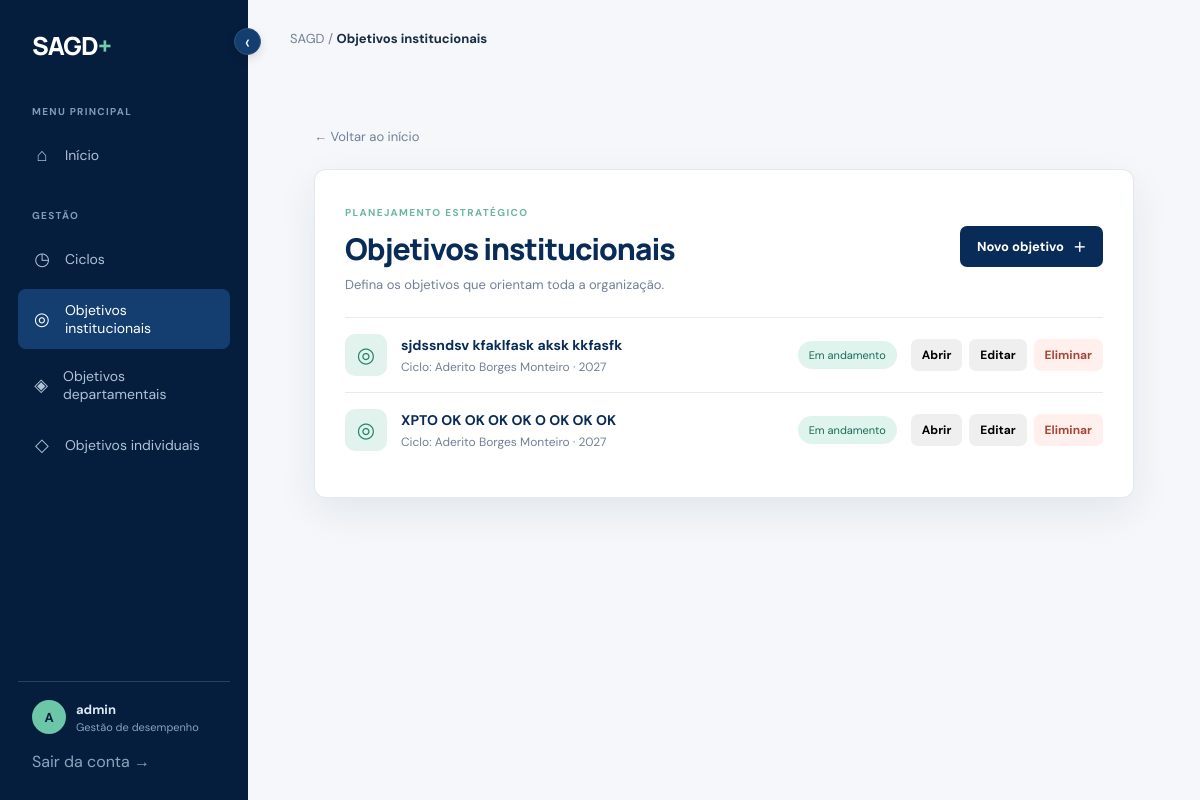
/planejamento/objetivos-institucionais/ (signed in), run on the app's committed database.
### core/models.py (models this page shows, shortened)
class InstitutionalObjective(models.Model):
    STATUS_CHOICES = [('draft', 'Rascunho'), ('active', 'Em andamento'), ('completed', 'Concluído')]
    cycle = models.ForeignKey(Cycle, on_delete=models.CASCADE, related_name='institutional_objectives')
    description = models.CharField('descrição', max_length=200)
    status = models.CharField('status', max_length=15, choices=STATUS_CHOICES, default='draft')
    date_created = models.DateTimeField('data de criação', auto_now_add=True)
    date_update = models.DateTimeField('data de atualização', auto_now=True)
    class Meta:
        ordering = ['-date_created']
        verbose_name = 'objetivo institucional'
        verbose_name_plural = 'objetivos institucionais'
    @property
    def automatic_status(self):
        return 'completed' if self.cycle.automatic_status == 'closed' else 'active'
    @property
    def automatic_status_display(self):
        return dict(self.STATUS_CHOICES)[self.automatic_status]

class Cycle(models.Model):
    STATUS_CHOICES = [('active', 'Em andamento'), ('closed', 'Encerrado'), ('planned', 'Planejado')]
    name = models.CharField('nome', max_length=120)
    year = models.PositiveIntegerField('ano')
    start_date = models.DateField('início')
    end_date = models.DateField('fim')
    status = models.CharField('status', max_length=20, choices=STATUS_CHOICES, default='active')
    class Meta:
        ordering = ['-year', '-start_date']
        verbose_name = 'ciclo'
        verbose_name_plural = 'ciclos'
    @property
    def automatic_status(self):
        today = timezone.localdate()
        if today < self.start_date:
            return 'planned'
        if today <= self.end_date:
            return 'active'
        return 'closed'
    @property
    def automatic_status_display(self):
        return dict(self.STATUS_CHOICES)[self.automatic_status]

### core/views.py (the view, shortened to what this page needs)
# urls.py: path('planejamento/objetivos-institucionais/', views.planejamento_objetivo_institucional_menu, name='planejamento_objetivo_institucional_menu'),
@login_required
def planejamento_objetivo_institucional_menu(request):
    cycles = list(Cycle.objects.all().order_by('-start_date', '-year'))
    current_cycle = next((cycle for cycle in cycles if cycle.automatic_status == 'active'), None)
    if current_cycle:
        cycles.remove(current_cycle)
        cycles.insert(0, current_cycle)
    objetivos = InstitutionalObjective.objects.select_related('cycle').order_by('-date_created')
    return render(request, 'objetivo_institucional/novo.html', {
        'objetivos': objetivos,
        'cycles': cycles,
        'current_cycle': current_cycle,
    })

### templates/objetivo_institucional/novo.html (shortened to what this page needs)
{% extends 'base.html' %}
{% block body %}
<div class="app-shell planning-objective-page">
  <aside class="sidebar">
    <div class="logo">SAGD<span>+</span></div>
    <button class="sidebar-toggle" type="button" data-sidebar-toggle aria-label="Comprimir menu" aria-expanded="true"><span>‹</span></button>
    <div class="nav-label">Menu principal</div>
    <a class="nav-link" href="{% url 'menu_home' %}" data-spa-link><span class="nav-icon">⌂</span><span>Início</span></a>
    <div class="nav-label" style="margin-top:27px">Gestão</div>
    <a class="nav-link" href="{% url 'planejamento_ciclo_create' %}" data-spa-link><span class="nav-icon">◷</span><span>Ciclos</span></a>
    <a class="nav-link active" href="{% url 'planejamento_objetivo_institucional_menu' %}" data-spa-link><span class="nav-icon">◎</span><span>Objetivos institucionais</span></a>
    <a class="nav-link" href="{% url 'planejamento_objetivo_departamental_menu' %}" data-spa-link><span class="nav-icon">◈</span><span>Objetivos departamentais</span></a>
    <a class="nav-link" href="{% url 'planejamento_objetivo_individual_menu' %}" data-spa-link><span class="nav-icon">◇</span><span>Objetivos individuais</span></a>
    <div class="sidebar-footer">
      <div class="user-line"><div class="avatar">{{ user.username|first|upper }}</div><div><strong>{{ user.get_full_name|default:user.username }}</strong><div class="user-role">Gestão de desempenho</div></div></div>
      <form class="logout-form" method="post" action="{% url 'logout' %}">{% csrf_token %}<button class="logout" type="submit">Sair da conta →</button></form>
    </div>
  </aside>
  <div id="spa-content">
    <main class="main">
      <div class="topbar"><div class="breadcrumb">SAGD <span>/</span> <strong>Objetivos institucionais</strong></div></div>
      <div class="objective-content">
        <a class="cycle-back" href="{% url 'menu_home' %}" data-spa-link>← Voltar ao início</a>
        <section class="objective-list-panel">
          <div class="objective-section-heading">
            <div><span class="eyebrow">PLANEJAMENTO ESTRATÉGICO</span><h1>Objetivos institucionais</h1><p>Defina os objetivos que orientam toda a organização.</p></div>
            <button class="button primary" type="button" data-open-objective-modal="create">Novo objetivo <span>＋</span></button>
          </div>
          {% if objetivos %}
            <div class="objective-record-list">
              {% for objetivo in objetivos %}
                <article class="objective-record">
                  <div class="objective-record-icon">◎</div>
                  <div class="objective-record-info"><strong>{{ objetivo.description }}</strong><span>Ciclo: {{ objetivo.cycle.name }} · {{ objetivo.cycle.year }}</span></div>
                  <span class="objective-status objective-status-{{ objetivo.automatic_status }}">{{ objetivo.automatic_status_display }}</span>
                  <div class="objective-record-actions"><button class="button" type="button" data-open-objective-modal="view-{{ objetivo.id }}">Abrir</button><button class="button" type="button" data-open-objective-modal="edit-{{ objetivo.id }}">Editar</button><button class="button ca-delete-button" type="button" data-open-objective-modal="delete-{{ objetivo.id }}">Eliminar</button></div>
                </article>
              {% endfor %}
            </div>
          {% else %}
            <div class="objective-empty"><span>◎</span><h2>Nenhum objetivo institucional</h2><p>Crie o primeiro objetivo para iniciar o desdobramento estratégico.</p><button class="button primary" type="button" data-open-objective-modal="create">Criar objetivo <span>＋</span></button></div>
          {% endif %}
        </section>
      </div>
    </main>
  </div>
</div>
{% endblock %}

### static/css/app.css (style rules this page uses)
:root { --navy:#092b57;--navy-deep:#061e3d;--ink:#172b45;--muted:#718096;--line:#e5ebf2;--paper:#f5f7fa;--white:#fff;--mint:#d9eee7;--green:#23836b;--amber:#f5a623;--orange:#d46b22;--violet:#7061a8;--shadow:0 14px 40px rgba(17,42,72,.08) }
* { box-sizing:border-box }
body { margin:0;background:var(--paper);color:var(--ink);font-family:'DM Sans',sans-serif }
h1,h2,h3,h4 { font-family:Manrope,sans-serif;margin:0;color:var(--navy) }
button,input { font:inherit }
.app-shell { display:flex;min-height:100vh }
.sidebar { width:248px;background:var(--navy-deep);color:#dce9f6;padding:28px 18px;display:flex;flex-direction:column;flex-shrink:0 }
.logo { font:800 25px Manrope;color:#fff;letter-spacing:-1px;padding:0 14px 42px }
.logo span { color:#75c9ad }
.nav-label { color:#7f9bb8;text-transform:uppercase;font-size:10px;font-weight:700;letter-spacing:1.3px;padding:0 14px 10px }
.nav-link { display:flex;align-items:center;gap:13px;color:#afc2d7;text-decoration:none;padding:12px 14px;border-radius:8px;font-size:14px;margin:3px 0 }
.nav-link.active,.nav-link:hover { background:#143e70;color:white }
.nav-icon { font-size:18px;width:20px;text-align:center }
.sidebar-footer { margin-top:auto;border-top:1px solid #244466;padding:18px 14px 0 }
.user-line { display:flex;align-items:center;gap:10px;font-size:13px }
.avatar { width:34px;height:34px;border-radius:50%;background:#6cc6a8;color:var(--navy-deep);display:grid;place-items:center;font-weight:700 }
.user-role { color:#86a3bf;font-size:11px;margin-top:2px }
.logout { color:#8ba5bd;font-size:12px;text-decoration:none;display:block;margin-top:17px }
.main { flex:1;min-width:0;padding:30px 42px 50px }
.topbar { display:flex;justify-content:space-between;align-items:center;margin-bottom:30px }
.breadcrumb { color:var(--muted);font-size:13px }
.breadcrumb strong { color:var(--ink) }
.button { border:0;border-radius:7px;padding:11px 17px;cursor:pointer;text-decoration:none;display:inline-flex;align-items:center;gap:9px;font-weight:700;font-size:13px }
.button.primary { background:var(--navy);color:#fff }
.eyebrow { font-size:10px;font-weight:700;letter-spacing:1.4px;color:#69b89b }
h1 { font-size:31px;letter-spacing:-1px;margin-top:8px }

### static/css/ca.css (style rules this page uses)
.ca-delete-button { background:#fff0ed;color:#a44738 }

### static/css/menu-cycle.css (style rules this page uses)
.cycle-back { display:inline-block;color:var(--muted);text-decoration:none;font-size:13px;margin-bottom:24px }

### static/css/spa-layout.css (style rules this page uses)
.app-shell > #spa-content { flex:1;min-width:0 }

### static/css/institutional-objective.css (style rules this page uses)
.planning-objective-page #spa-content { flex:1;min-width:0 }
.objective-content { max-width:1120px;margin:0 auto;padding:48px 24px 80px }
.objective-list-panel { background:#fff;border:1px solid rgba(9,43,87,.1);border-radius:12px;padding:30px;box-shadow:var(--shadow) }
.objective-section-heading { display:flex;align-items:center;justify-content:space-between;gap:24px;margin-bottom:24px }
.objective-section-heading h1 { font:800 30px Manrope;color:var(--navy);margin:7px 0 }
.objective-section-heading p { color:var(--muted);font-size:13px;margin:0 }
.objective-record-list { display:grid;gap:0 }
.objective-record { display:flex;align-items:center;gap:14px;border-top:1px solid var(--line);padding:16px 0 }
.objective-record-icon { width:42px;height:42px;border-radius:10px;background:#e2f2ed;color:var(--green);display:grid;place-items:center;font-size:21px;flex-shrink:0 }
.objective-record-info { display:flex;flex-direction:column;gap:5px;flex:1;min-width:0 }
.objective-record-info strong { color:var(--navy);font-size:14px }
.objective-record-info span { color:var(--muted);font-size:12px }
.objective-status { padding:7px 11px;border-radius:20px;font-size:11px;white-space:nowrap }
.objective-status-active { color:#176b57;background:#dff4ec }
.objective-record-actions { display:flex;gap:7px;flex-wrap:wrap }
.objective-record-actions .button { padding:8px 11px;font-size:12px }

### static/css/sidebar-toggle.css (style rules this page uses)
.sidebar { position:relative;transition:width .22s ease,padding .22s ease }
.sidebar-toggle { position:absolute;top:28px;right:-13px;z-index:2;width:27px;height:27px;border:1px solid #315579;border-radius:50%;background:#143e70;color:#fff;cursor:pointer;line-height:1;font-size:20px;padding:0;box-shadow:0 4px 10px rgba(0,0,0,.12) }
.sidebar-toggle span { display:block;transition:transform .22s ease }

### static/css/logout.css (style rules this page uses)
.logout-form { margin:0 }
.logout-form .logout { border:0;background:transparent;padding:0;cursor:pointer;text-align:left;font:inherit }

### data on the page
InstitutionalObjective: description "sjdssndsv kfaklfask aksk kkfasfk", cycle.name "Aderito Borges Monteiro", cycle.year "2027", automatic_status_display "Em andamento"
InstitutionalObjective: description "XPTO OK OK OK OK O OK OK OK", cycle.name "Aderito Borges Monteiro", cycle.year "2027", automatic_status_display "Em andamento"

### other printed values
{{ user.username|first|upper }} "A"
{{ user.get_full_name|default:user.username }} "admin"
